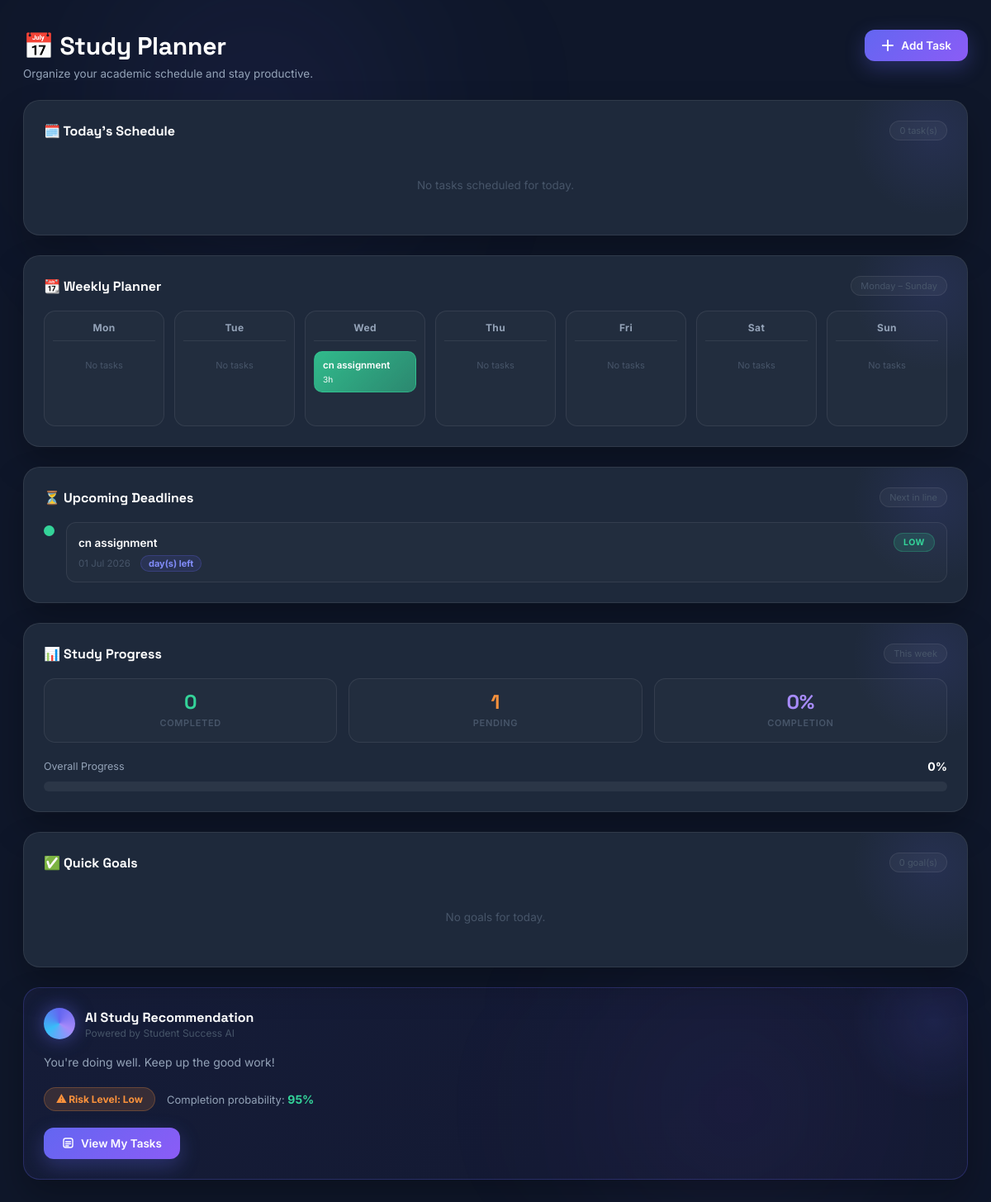
Screenshot of /planner with the database file from the repository.
### models.py (models this page shows, shortened)
class Task(db.Model):
    id = db.Column(db.Integer, primary_key=True)
    title = db.Column(db.String(200), nullable=False)
    category = db.Column(db.String(100), nullable=False)
    description = db.Column(db.Text)
    deadline = db.Column(db.Date, nullable=False)
    estimated_hours = db.Column(db.Integer, nullable=False)
    priority = db.Column(db.String(20), default="Medium")
    status = db.Column(db.String(20), default="Pending")
    created_at = db.Column(db.DateTime, default=datetime.utcnow)

### app.py (the view, shortened to what this page needs)
@app.route("/planner")
def planner():
    today = date.today()
    tasks = Task.query.order_by(Task.deadline.asc()).all()
    today_tasks = [task for task in tasks if task.deadline == today]
    planner = {
        "Mon": [],
        "Tue": [],
        "Wed": [],
        "Thu": [],
        "Fri": [],
        "Sat": [],
        "Sun": []
    }
    for task in tasks:
        day = task.deadline.strftime("%a")
        planner[day].append(task)
    upcoming_deadlines = [
        task for task in tasks
        if task.deadline >= today and task.status != "Completed"
    ]
    upcoming_deadlines.sort(key=lambda x: x.deadline)
    completed_tasks_count = len(
        [task for task in tasks if task.status == "Completed"]
    )
    pending_tasks_count = len(
        [task for task in tasks if task.status != "Completed"]
    )
    total = len(tasks)
    completion_percentage = (
        round((completed_tasks_count / total) * 100)
        if total > 0 else 0
    )
    ai_message = "You're doing well. Keep up the good work!"
    risk_level = "Low"
    completion_probability = 95
    high_task = next(
        (task for task in tasks
         if task.priority == "High" and task.status == "Pending"),
        None
    )
    if pending_tasks_count >= 5:
        ai_message = "You have many pending tasks. Complete the high priority ones first."
        risk_level = "High"
        completion_probability = 60
    if pending_tasks_count == 0:
        ai_message = "Excellent! All your tasks are completed."
        risk_level = "Low"
        completion_probability = 100
    return render_template(
        "planner.html",
        tasks=tasks,
        today_tasks=today_tasks,
        planner=planner,
        upcoming_deadlines=upcoming_deadlines,
        completed_tasks_count=completed_tasks_count,
        pending_tasks_count=pending_tasks_count,
        completion_percentage=completion_percentage,
        ai_message=ai_message,
        risk_level=risk_level,
        completion_probability=completion_probability
    )

### templates/planner.html (shortened to what this page needs)
<!DOCTYPE html>
<html lang="en">
<head>
</head>
<body>
  <div class="page-wrap">
    <div class="planner-header">
      <div>
        <h1 class="planner-title">📅 Study Planner</h1>
        <p class="planner-subtitle">Organize your academic schedule and stay productive.</p>
      </div>
      <a href="{{ url_for('dashboard') }}" class="add-task-btn">
        <svg width="16" height="16" viewBox="0 0 16 16" fill="none">
          <path d="M8 2v12M2 8h12" stroke="currentColor" stroke-width="2" stroke-linecap="round"/>
        </svg>
        Add Task
      </a>
    </div>
    <div class="panel">
      <div class="panel-header">
        <div class="panel-title">🗓️ Today's Schedule</div>
        <span class="panel-badge">{{ today_tasks|length }} task(s)</span>
      </div>
      <div class="today-list">
        {% for task in today_tasks %}
        <div class="today-item">
          <div class="today-item-title">{{ task.title }}</div>
          <div class="today-item-meta">
            {% if task.priority == 'High' %}
              <span class="badge badge-high">High</span>
            {% elif task.priority == 'Medium' %}
              <span class="badge badge-medium">Medium</span>
            {% else %}
              <span class="badge badge-low">Low</span>
            {% endif %}
            <span class="meta-chip">
              <svg width="13" height="13" viewBox="0 0 13 13" fill="none">
                <circle cx="6.5" cy="6.5" r="5" stroke="currentColor" stroke-width="1.3"/>
                <path d="M6.5 4v3l2 1" stroke="currentColor" stroke-width="1.3" stroke-linecap="round"/>
              </svg>
              {{ task.estimated_hours }}h
            </span>
            <span class="meta-chip">
              <svg width="13" height="13" viewBox="0 0 13 13" fill="none">
                <rect x="2" y="2.5" width="9" height="8.5" rx="1.3" stroke="currentColor" stroke-width="1.3"/>
                <path d="M2 5h9" stroke="currentColor" stroke-width="1.3"/>
              </svg>
              {{ task.deadline.strftime('%d %b') }}
            </span>
            {% if task.status == 'Completed' %}
              <span class="badge badge-completed">Completed</span>
            {% else %}
              <span class="badge badge-pending">Pending</span>
            {% endif %}
          </div>
        </div>
        {% else %}
        <div class="empty-line">No tasks scheduled for today.</div>
        {% endfor %}
      </div>
    </div>
    <div class="panel">
      <div class="panel-header">
        <div class="panel-title">📆 Weekly Planner</div>
        <span class="panel-badge">Monday – Sunday</span>
      </div>
      <div class="weekly-grid">
        {% for day in ["Mon", "Tue", "Wed", "Thu", "Fri", "Sat", "Sun"] %}
        <div class="weekday-col">
          <div class="weekday-label">{{ day }}</div>
          {% for task in planner[day] %}
            {% if task.priority == 'High' %}
              <div class="weekday-task task-high">
            {% elif task.priority == 'Medium' %}
              <div class="weekday-task task-medium">
            {% else %}
              <div class="weekday-task task-low">
            {% endif %}
                {{ task.title }}
                <span class="weekday-task-hours">{{ task.estimated_hours }}h</span>
              </div>
          {% else %}
            <div class="weekday-empty">No tasks</div>
          {% endfor %}
        </div>
        {% endfor %}
      </div>
    </div>
    <div class="panel">
      <div class="panel-header">
        <div class="panel-title">⏳ Upcoming Deadlines</div>
        <span class="panel-badge">Next in line</span>
      </div>
      <div class="timeline">
        {% for task in upcoming_deadlines %}
        <div class="timeline-item">
          {% if task.priority == 'High' %}
            <div class="tl-dot tl-dot-high"></div>
          {% elif task.priority == 'Medium' %}
            <div class="tl-dot tl-dot-medium"></div>
          {% else %}
            <div class="tl-dot tl-dot-low"></div>
          {% endif %}
          <div class="tl-content">
            <div class="tl-top">
              <span class="tl-title">{{ task.title }}</span>
              {% if task.priority == 'High' %}
                <span class="badge badge-high">High</span>
              {% elif task.priority == 'Medium' %}
                <span class="badge badge-medium">Medium</span>
              {% else %}
                <span class="badge badge-low">Low</span>
              {% endif %}
            </div>
            <div class="tl-meta">
              <span class="tl-date">{{ task.deadline.strftime('%d %b %Y') }}</span>
              <span class="days-left">{{ task.days_remaining }} day(s) left</span>
            </div>
          </div>
        </div>
        {% else %}
        <div class="empty-line">No upcoming deadlines.</div>
        {% endfor %}
      </div>
    </div>
    <div class="panel">
      <div class="panel-header">
        <div class="panel-title">📊 Study Progress</div>
        <span class="panel-badge">This week</span>
      </div>
      <div class="progress-stats-row">
        <div class="progress-stat">
          <div class="progress-stat-value green">{{ completed_tasks_count }}</div>
          <div class="progress-stat-label">Completed</div>
        </div>
        <div class="progress-stat">
          <div class="progress-stat-value orange">{{ pending_tasks_count }}</div>
          <div class="progress-stat-label">Pending</div>
        </div>
        <div class="progress-stat">
          <div class="progress-stat-value purple">{{ completion_percentage }}%</div>
          <div class="progress-stat-label">Completion</div>
        </div>
      </div>
      <div class="progress-track-wrap">
        <div class="progress-track-label">
          <span>Overall Progress</span>
          <strong>{{ completion_percentage }}%</strong>
        </div>
        <div class="progress-track">
        </div>
      </div>
    </div>
    <div class="panel">
      <div class="panel-header">
        <div class="panel-title">✅ Quick Goals</div>
        <span class="panel-badge">{{ today_tasks|length }} goal(s)</span>
      </div>
      <div class="goals-list">
        {% for task in today_tasks %}
        <div class="goal-item">
          {% if task.status == 'Completed' %}
            <div class="goal-checkbox checked"></div>
            <div class="goal-text done">{{ task.title }}</div>
          {% else %}
            <div class="goal-checkbox"></div>
            <div class="goal-text">{{ task.title }}</div>
          {% endif %}
        </div>
        {% else %}
        <div class="empty-line">No goals for today.</div>
        {% endfor %}
      </div>
    </div>
    <div class="panel ai-panel">
      <div class="ai-panel-header">
        <div class="ai-orb"></div>
        <div>
          <div class="ai-panel-title">AI Study Recommendation</div>
          <div class="ai-panel-sub">Powered by Student Success AI</div>
        </div>
      </div>
      <p class="ai-message">{{ ai_message }}</p>
      <div class="ai-meta-row">
        <span class="ai-risk-badge">⚠ Risk Level: {{ risk_level }}</span>
        <span class="ai-prob">Completion probability: <strong>{{ completion_probability }}%</strong></span>
      </div>
      <a href="{{ url_for('my_tasks') }}" class="view-tasks-btn">
        <svg width="15" height="15" viewBox="0 0 15 15" fill="none">
          <rect x="2" y="2" width="11" height="11" rx="2.5" stroke="currentColor" stroke-width="1.4"/>
          <path d="M4.5 6h6M4.5 8.5h6M4.5 11h3.5" stroke="currentColor" stroke-width="1.4" stroke-linecap="round"/>
        </svg>
        View My Tasks
      </a>
    </div>
  </div>
</body>
</html>

### rows the page displays
Task: title "cn assignment", estimated_hours "3", priority "high" (drawn), deadline "01 Jul 2026"

### other values shown
{{ today_tasks|length }} "0"
{{ day }} "Mon" "Tue" "Wed" "Thu" "Fri" "Sat" "Sun"
{{ completed_tasks_count }} "0"
{{ pending_tasks_count }} "1"
{{ completion_percentage }} "0"
{{ ai_message }} "You're doing well. Keep up the good work!"
{{ risk_level }} "Low"
{{ completion_probability }} "95"
